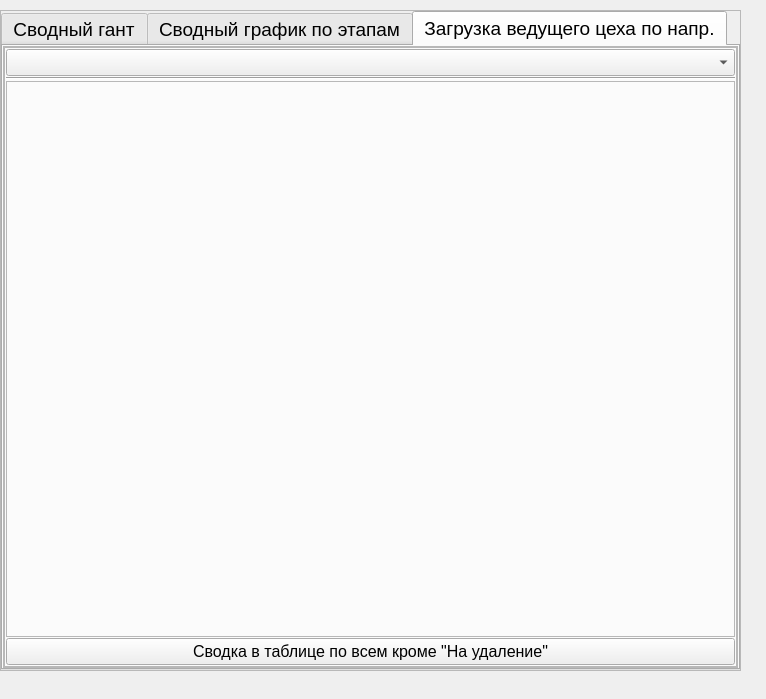
<?xml version="1.0" encoding="UTF-8"?>
<ui version="4.0">
 <class>Form</class>
 <widget class="QWidget" name="Form">
  <property name="geometry">
   <rect>
    <x>0</x>
    <y>0</y>
    <width>766</width>
    <height>699</height>
   </rect>
  </property>
  <property name="windowTitle">
   <string>Form</string>
  </property>
  <widget class="QFrame" name="fr_pl_graf">
   <property name="geometry">
    <rect>
     <x>0</x>
     <y>10</y>
     <width>741</width>
     <height>661</height>
    </rect>
   </property>
   <property name="frameShape">
    <enum>QFrame::StyledPanel</enum>
   </property>
   <property name="frameShadow">
    <enum>QFrame::Raised</enum>
   </property>
   <layout class="QVBoxLayout" name="verticalLayout_36">
    <property name="spacing">
     <number>3</number>
    </property>
    <property name="leftMargin">
     <number>0</number>
    </property>
    <property name="topMargin">
     <number>0</number>
    </property>
    <property name="rightMargin">
     <number>0</number>
    </property>
    <property name="bottomMargin">
     <number>0</number>
    </property>
    <item>
     <widget class="QTabWidget" name="tab_pl_graf_context">
      <property name="font">
       <font>
        <pointsize>14</pointsize>
       </font>
      </property>
      <property name="currentIndex">
       <number>2</number>
      </property>
      <widget class="QWidget" name="tab_pl_graf">
       <property name="font">
        <font>
         <pointsize>12</pointsize>
        </font>
       </property>
       <attribute name="title">
        <string>Сводный гант</string>
       </attribute>
       <layout class="QVBoxLayout" name="verticalLayout_38">
        <property name="spacing">
         <number>3</number>
        </property>
        <property name="leftMargin">
         <number>0</number>
        </property>
        <property name="topMargin">
         <number>0</number>
        </property>
        <property name="rightMargin">
         <number>0</number>
        </property>
        <property name="bottomMargin">
         <number>0</number>
        </property>
        <item>
         <widget class="QFrame" name="fr_tbl_pl_gaf">
          <property name="minimumSize">
           <size>
            <width>0</width>
            <height>111</height>
           </size>
          </property>
          <property name="frameShape">
           <enum>QFrame::StyledPanel</enum>
          </property>
          <property name="frameShadow">
           <enum>QFrame::Raised</enum>
          </property>
          <layout class="QVBoxLayout" name="verticalLayout_81">
           <property name="spacing">
            <number>3</number>
           </property>
           <property name="leftMargin">
            <number>0</number>
           </property>
           <property name="topMargin">
            <number>0</number>
           </property>
           <property name="rightMargin">
            <number>0</number>
           </property>
           <property name="bottomMargin">
            <number>0</number>
           </property>
           <item>
            <widget class="QTableWidget" name="tbl_pl_gaf_filtr">
             <property name="minimumSize">
              <size>
               <width>0</width>
               <height>55</height>
              </size>
             </property>
             <property name="maximumSize">
              <size>
               <width>16777215</width>
               <height>88</height>
              </size>
             </property>
             <property name="sizeIncrement">
              <size>
               <width>0</width>
               <height>88</height>
              </size>
             </property>
            </widget>
           </item>
           <item>
            <widget class="QTableWidget" name="tbl_pl_gaf"/>
           </item>
          </layout>
         </widget>
        </item>
       </layout>
      </widget>
      <widget class="QWidget" name="tab_summ_diagram">
       <property name="font">
        <font>
         <pointsize>12</pointsize>
        </font>
       </property>
       <attribute name="title">
        <string>Сводный график по этапам</string>
       </attribute>
       <layout class="QVBoxLayout" name="verticalLayout_39">
        <property name="spacing">
         <number>3</number>
        </property>
        <property name="leftMargin">
         <number>0</number>
        </property>
        <property name="topMargin">
         <number>0</number>
        </property>
        <property name="rightMargin">
         <number>0</number>
        </property>
        <property name="bottomMargin">
         <number>0</number>
        </property>
        <item>
         <widget class="QFrame" name="fr_diagram_summ">
          <property name="minimumSize">
           <size>
            <width>0</width>
            <height>0</height>
           </size>
          </property>
          <property name="frameShape">
           <enum>QFrame::StyledPanel</enum>
          </property>
          <property name="frameShadow">
           <enum>QFrame::Raised</enum>
          </property>
          <layout class="QVBoxLayout" name="verticalLayout_82">
           <property name="spacing">
            <number>3</number>
           </property>
           <property name="leftMargin">
            <number>0</number>
           </property>
           <property name="topMargin">
            <number>0</number>
           </property>
           <property name="rightMargin">
            <number>0</number>
           </property>
           <property name="bottomMargin">
            <number>0</number>
           </property>
           <item>
            <layout class="QVBoxLayout" name="lout_diagram_summ">
             <property name="spacing">
              <number>3</number>
             </property>
             <item>
              <widget class="Line" name="line_28">
               <property name="orientation">
                <enum>Qt::Horizontal</enum>
               </property>
              </widget>
             </item>
            </layout>
           </item>
           <item>
            <widget class="QPushButton" name="btn_show_svod_as_tbl">
             <property name="text">
              <string>Сводка в таблице по всем кроме &quot;На удаление&quot;</string>
             </property>
            </widget>
           </item>
          </layout>
         </widget>
        </item>
       </layout>
      </widget>
      <widget class="QWidget" name="tab_workload">
       <property name="font">
        <font>
         <pointsize>12</pointsize>
        </font>
       </property>
       <attribute name="title">
        <string>Загрузка ведущего цеха по напр.</string>
       </attribute>
       <layout class="QVBoxLayout" name="verticalLayout_80">
        <property name="spacing">
         <number>3</number>
        </property>
        <property name="leftMargin">
         <number>0</number>
        </property>
        <property name="topMargin">
         <number>0</number>
        </property>
        <property name="rightMargin">
         <number>0</number>
        </property>
        <property name="bottomMargin">
         <number>0</number>
        </property>
        <item>
         <widget class="QFrame" name="fr_workload">
          <property name="frameShape">
           <enum>QFrame::StyledPanel</enum>
          </property>
          <property name="frameShadow">
           <enum>QFrame::Raised</enum>
          </property>
          <layout class="QVBoxLayout" name="verticalLayout_37">
           <property name="leftMargin">
            <number>0</number>
           </property>
           <property name="topMargin">
            <number>0</number>
           </property>
           <property name="rightMargin">
            <number>0</number>
           </property>
           <property name="bottomMargin">
            <number>0</number>
           </property>
           <item>
            <widget class="QFrame" name="fr_parent_for_grafic">
             <property name="minimumSize">
              <size>
               <width>0</width>
               <height>0</height>
              </size>
             </property>
             <property name="frameShape">
              <enum>QFrame::StyledPanel</enum>
             </property>
             <property name="frameShadow">
              <enum>QFrame::Raised</enum>
             </property>
             <layout class="QVBoxLayout" name="verticalLayout_49">
              <property name="spacing">
               <number>1</number>
              </property>
              <property name="leftMargin">
               <number>1</number>
              </property>
              <property name="topMargin">
               <number>1</number>
              </property>
              <property name="rightMargin">
               <number>1</number>
              </property>
              <property name="bottomMargin">
               <number>1</number>
              </property>
              <item>
               <widget class="QComboBox" name="cmb_select_napr">
                <property name="sizePolicy">
                 <sizepolicy hsizetype="Preferred" vsizetype="Maximum">
                  <horstretch>0</horstretch>
                  <verstretch>0</verstretch>
                 </sizepolicy>
                </property>
               </widget>
              </item>
              <item>
               <widget class="Line" name="line_3">
                <property name="orientation">
                 <enum>Qt::Horizontal</enum>
                </property>
               </widget>
              </item>
              <item>
               <widget class="QFrame" name="frame_4">
                <property name="sizePolicy">
                 <sizepolicy hsizetype="Preferred" vsizetype="Minimum">
                  <horstretch>0</horstretch>
                  <verstretch>0</verstretch>
                 </sizepolicy>
                </property>
                <property name="frameShape">
                 <enum>QFrame::StyledPanel</enum>
                </property>
                <property name="frameShadow">
                 <enum>QFrame::Raised</enum>
                </property>
                <layout class="QVBoxLayout" name="verticalLayout_84">
                 <property name="spacing">
                  <number>3</number>
                 </property>
                 <property name="leftMargin">
                  <number>0</number>
                 </property>
                 <property name="topMargin">
                  <number>0</number>
                 </property>
                 <property name="rightMargin">
                  <number>0</number>
                 </property>
                 <property name="bottomMargin">
                  <number>0</number>
                 </property>
                 <item>
                  <layout class="QVBoxLayout" name="la_parent_for_grafic"/>
                 </item>
                </layout>
               </widget>
              </item>
              <item>
               <widget class="QPushButton" name="btn_pl_graf_context_as_tbl">
                <property name="text">
                 <string>Сводка в таблице по всем кроме &quot;На удаление&quot;</string>
                </property>
               </widget>
              </item>
             </layout>
            </widget>
           </item>
          </layout>
         </widget>
        </item>
       </layout>
      </widget>
     </widget>
    </item>
   </layout>
  </widget>
 </widget>
 <resources/>
 <connections/>
</ui>
